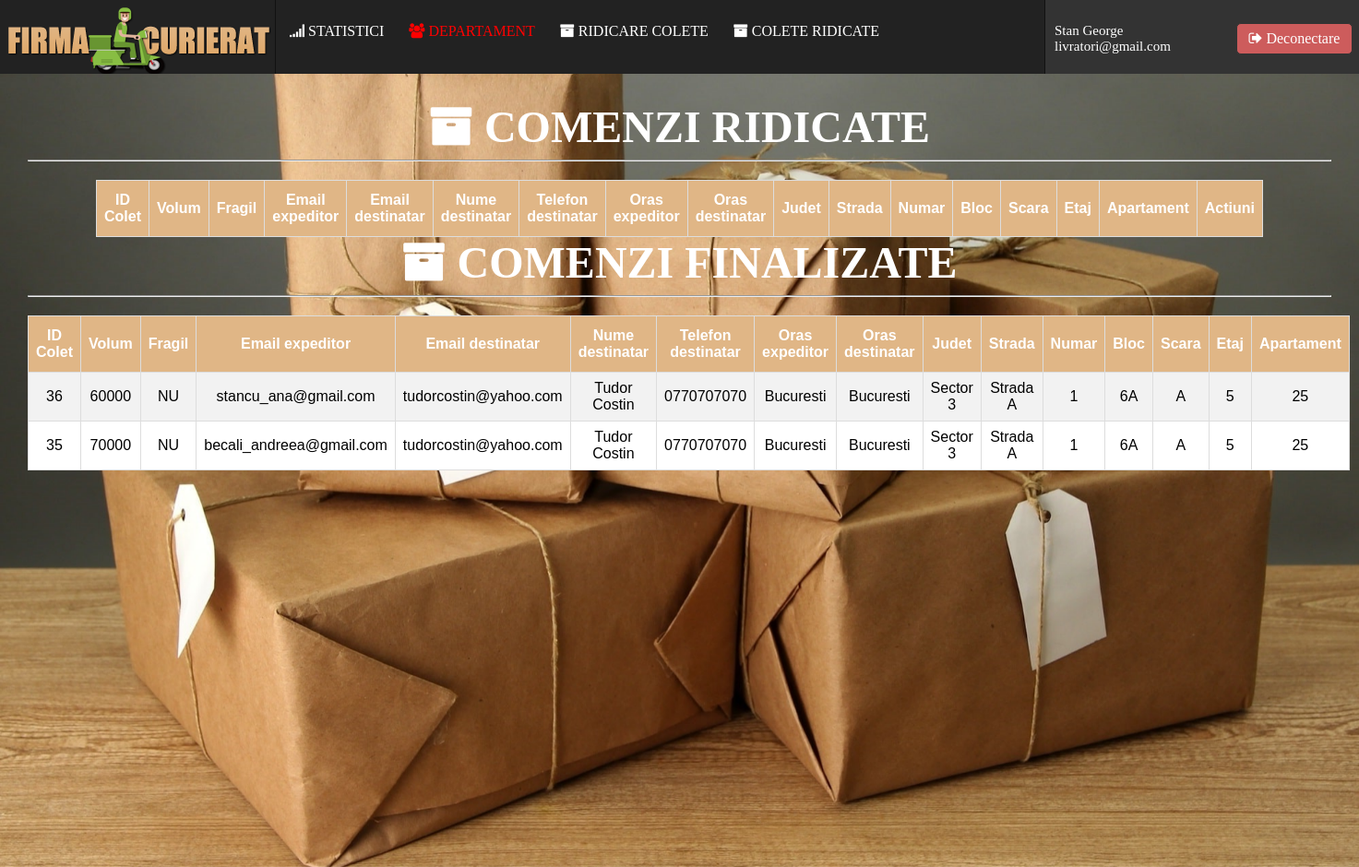
/angajati/coleteridicate.php (signed in), run on the app's committed database.
### tables this page shows
CREATE TABLE IF NOT EXISTS `angajati` (
  `AngajatID` int(11) NOT NULL AUTO_INCREMENT,
  `DepartamentID` int(11) DEFAULT NULL,
  `Email` varchar(64) NOT NULL,
  `Parola` varchar(256) NOT NULL,
  `Nume` varchar(20) NOT NULL,
  `Prenume` varchar(20) NOT NULL,
  `CNP` varchar(13) NOT NULL,
  `Telefon` varchar(12) NOT NULL,
  `Sex` char(1) NOT NULL,
  PRIMARY KEY (`AngajatID`),
  KEY `FK_DepartamentAngajat` (`DepartamentID`)
);

CREATE TABLE IF NOT EXISTS `colete` (
  `ColetID` int(11) NOT NULL AUTO_INCREMENT,
  `ExpeditorID` int(11) NOT NULL,
  `DestinatarID` int(11) NOT NULL,
  `ColectorID` int(11) DEFAULT NULL,
  `LivratorID` int(11) DEFAULT NULL,
  `Volum` int(11) NOT NULL,
  `Status` int(11) NOT NULL,
  `Mesaj` varchar(512) NOT NULL,
  `Timestamp` int(11) NOT NULL,
  `CostLivrare` float NOT NULL,
  PRIMARY KEY (`ColetID`),
  KEY `FK_Expeditor` (`ExpeditorID`),
  KEY `FK_Destinatar` (`DestinatarID`),
  KEY `FK_Colector` (`ColectorID`),
  KEY `FK_Livrator` (`LivratorID`)
);

CREATE TABLE IF NOT EXISTS `clienti` (
  `ClientID` int(11) NOT NULL AUTO_INCREMENT,
  `Email` varchar(64) NOT NULL,
  `Parola` varchar(256) DEFAULT NULL,
  `Telefon` varchar(12) DEFAULT NULL,
  `Nume` varchar(20) DEFAULT NULL,
  `Prenume` varchar(20) DEFAULT NULL,
  `Sex` char(1) DEFAULT NULL,
  `DataNasterii` datetime DEFAULT NULL,
  `Oras` varchar(20) DEFAULT NULL,
  `Judet` varchar(20) DEFAULT NULL,
  `Strada` varchar(40) DEFAULT NULL,
  `Numar` int(11) DEFAULT NULL,
  `Bloc` varchar(6) DEFAULT NULL,
  `Scara` varchar(6) DEFAULT NULL,
  `Etaj` int(11) DEFAULT NULL,
  `Apartament` int(11) DEFAULT NULL,
  `CodPostal` varchar(10) DEFAULT NULL,
  `CodAfiliat` varchar(20) DEFAULT NULL,
  `AfiliatID` int(11) DEFAULT NULL,
  `ContActivat` char(1) NOT NULL,
  PRIMARY KEY (`ClientID`),
  UNIQUE KEY `Email` (`Email`) USING BTREE,
  UNIQUE KEY `Telefon` (`Telefon`) USING BTREE,
  KEY `FK_AfiliatID` (`AfiliatID`)
);

### angajati/coleteridicate.php (the view, shortened to what this page needs)
<?php
require_once("includes/Header.php");
?>
<font face="Trebuchet MS" size="7" color="white"><b><span class="fa fa-archive"></span> COMENZI RIDICATE</b></font><hr>
<table id="comenzi">
  <tr>
    <th style="text-align:center;">ID Colet</th>
	<th style="text-align:center;">Volum</th>
	<th style="text-align:center;">Fragil</th>
	<th style="text-align:center;">Email expeditor</th>
	<th style="text-align:center;">Email destinatar</th>
	<th style="text-align:center;">Nume destinatar</th>
	<th style="text-align:center;">Telefon destinatar</th>
	<th style="text-align:center;">Oras expeditor</th>
	<th style="text-align:center;">Oras destinatar</th>
	<th style="text-align:center;">Judet</th>
	<th style="text-align:center;">Strada</th>
	<th style="text-align:center;">Numar</th>
	<th style="text-align:center;">Bloc</th>
	<th style="text-align:center;">Scara</th>
	<th style="text-align:center;">Etaj</th>
	<th style="text-align:center;">Apartament</th>
	<th style="text-align:center;">Actiuni</th>
  </tr>
<?php
mysqli_next_result($DB);
?>
</table>
<font face="Trebuchet MS" size="7" color="white"><b><span class="fa fa-archive"></span> COMENZI FINALIZATE</b></font><hr>
<table id="comenzi">
  <tr>
    <th style="text-align:center;">ID Colet</th>
	<th style="text-align:center;">Volum</th>
	<th style="text-align:center;">Fragil</th>
	<th style="text-align:center;">Email expeditor</th>
	<th style="text-align:center;">Email destinatar</th>
	<th style="text-align:center;">Nume destinatar</th>
	<th style="text-align:center;">Telefon destinatar</th>
	<th style="text-align:center;">Oras expeditor</th>
	<th style="text-align:center;">Oras destinatar</th>
	<th style="text-align:center;">Judet</th>
	<th style="text-align:center;">Strada</th>
	<th style="text-align:center;">Numar</th>
	<th style="text-align:center;">Bloc</th>
	<th style="text-align:center;">Scara</th>
	<th style="text-align:center;">Etaj</th>
	<th style="text-align:center;">Apartament</th>
  </tr>
<?php
$query = 'CALL ComenziFinalizate_Livratori(' . $_SESSION['AngajatID'] . ');';
$res = mysqli_query($DB, $query);
while($user = mysqli_fetch_array($res)){
?>
  <tr>
	<td><?=$user['ColetID'];?></td>
	<td><?=$user['Volum'];?></td>
	<td><?php
		if($user['Fragil'] > 0) echo "DA";
		else echo "NU";?></td>
	<td><?=$user['EmailExpeditor'];?></td>
	<td><?=$user['EmailDestinatar'];?></td>
    <td><?php echo $user['Nume'] . ' ' . $user['Prenume'];?></td>
    <td><?=$user['Telefon'];?></td>
	<td><?=$user['OrasEXP'];?></td>
	<td><?=$user['OrasDEST'];?></td>
	<td><?=$user['Judet'];?></td>
	<td><?=$user['Strada'];?></td>
	<td><?=$user['Numar'];?></td>
    <td><?=$user['Bloc'];?></td>
    <td><?=$user['Scara'];?></td>
    <td><?=$user['Etaj'];?></td>
    <td><?=$user['Apartament'];?></td>
  </tr>
<?php } ?>
</table>

### angajati/includes/Header.php (shortened to what this page needs)
<?php
require_once("includes/Config.php");
if(isset($_SESSION['AngajatID'])){
			$query = 'CALL GetAngajatData(' . $_SESSION['AngajatID'] . ');';
			$result = mysqli_query($DB, $query);
			mysqli_next_result($DB);
			$user = mysqli_fetch_array($result, MYSQLI_ASSOC);
}
else{
	Header('Location: login.php');
}
?>
<head>
	<link rel="stylesheet" href="https://maxcdn.bootstrapcdn.com/font-awesome/4.5.0/css/font-awesome.min.css">
</head>
<body>
	<div class="banner">
	<img src="images/logo.png" alt="LOGO">
	</div>
	<div class="userinfo">
		<div class="userinfoContent">
			<?php
				echo $user['Nume'] . ' ' . $user['Prenume'] . '<br>';
				echo $user['Email'] . '<br>';
			?>
		</div>
		<div class="logoutdiv">
             <a href="?logout">
                  <span class="fa fa-sign-out" style="display:inline;">  </span>Deconectare
              </a>
		</div>
	</div>
	<div class="menu">
	<a href="statistici.php"><span class="fa fa-signal"></span> STATISTICI</a>
	<?php
		$qr = 'SELECT EsteManager(' . $_SESSION['AngajatID'] . ');';
		$qr_res = mysqli_query($DB, $qr);
		$manager = mysqli_fetch_array($qr_res, MYSQLI_BOTH);
		if($manager[0] == 'DA'){
	?>
		<a href="manager.php"><font color="red"><span class="fa fa-users"></span> DEPARTAMENT</font></a>
	<?php }
		if($user['DepartamentID'] == 1){ ?>
	<a href="adaugaangajat.php"><span class="fa fa-plus"></span> ADAUGA UN ANGAJAT</a>
	<a href="angajati.php"><span class="fa fa-cogs"></span> CONTURI ANGAJATI</a>
	<a href="clienti.php"><span class="fa fa-cogs"></span> CONTURI CLIENTI</a>
	<a href="orase.php"><span class="fa fa-cogs"></span> ORASE</a>
	<?php }else if($user['DepartamentID'] == 2){ ?>
		<a href="crearepromotii.php"><span class="fa fa-star"></span> CREARE PROMOTII</a>
		<a href="atribuirepromotii.php"><span class="fa fa-star"></span> ATRIBUIRE PROMOTII</a>
	<?php }else if($user['DepartamentID'] == 3){ ?>
		<a href="preluarecomenzi.php"><span class="fa fa-archive"></span> PRELUARE COMENZI</a>
		<a href="coletepreluate.php"><span class="fa fa-archive"></span> COLETE PRELUATE</a>
	<?php }else if($user['DepartamentID'] == 4){ ?>
		<a href="ridicarecolet.php"><span class="fa fa-archive"></span> RIDICARE COLETE </a>
		<a href="coleteridicate.php"><span class="fa fa-archive"></span> COLETE RIDICATE</a>
	<?php } ?>
	</div>
	<div class="pagecontent"><center>

### angajati/includes/Header.php (style rules this page uses)
.menu { z-index:100; overflow: hidden; background-color: #222; border-left: 1px solid #111; border-right: 1px solid #111; position: fixed; top: 0; width: -moz-calc(100% - 640px); width: -webkit-calc(100% - 640px); width: -o-calc(100% - 640px); width: calc(100% - 640px); right:340px; height:55px; white-space: nowrap; padding-top:25px; }
.menu a { margin: 8px; padding-top:35px; font-family: Verdana; font-size:16px; transition:0.6s; margin-left:15px; }
.banner { background-color:#222; height: 80px; overflow: hidden; position: fixed; top: 0px; left:0; z-index:100; width: 300px; cursor: pointer; }
.userinfo { background-color:#333; height: 80px; overflow: hidden; position: fixed; top: 0px; right:0; z-index:100; width: 340px; text-align:left; }
.userinfoContent { padding:10px; font-family: Trebuchet MS; font-size:15; color:white; margin-top:15px; }
.pagecontent { margin-top:80px; background: url('images/background.jpg') no-repeat center; background-size: cover; background-attachment: fixed; min-height:100%; padding:30px; }
.logoutdiv { background-color: indianred; width: 110px; float:right; padding:7px; cursor:pointer; text-align:center; position:fixed; top:25px; right:7px; font-family: Trebuchet MS; border-radius:5px; border:1px solid #333; transition:0.6s; }
body { margin: 0; padding: 0; }
a { text-decoration:none; color: white; }

### angajati/coleteridicate.php (style rules this page uses)
#comenzi { font-family: Arial, Helvetica, sans-serif; border-collapse: collapse; width: 70%; text-align:center; margin-top:20px; }
#comenzi td, #comenzi th { border: 1px solid #ddd; padding: 8px; }
#comenzi tr:nth-child(even) { background-color: #f2f2f2; }
#comenzi tr:nth-child(odd) { background-color: white; }
#comenzi th { padding-top: 12px; padding-bottom: 12px; text-align: left; background-color: #E0B686; color: white; }

### data on the page
angajati: Nume "Stan", Prenume "George", Email "livratori@gmail.com"
colete: ColetID "36", Volum "60000", clienti.Email "stancu_ana@gmail.com", clienti.Email "tudorcostin@yahoo.com", clienti.Nume "Tudor", clienti.Prenume "Costin", clienti.Telefon "0770707070", clienti.Oras "Bucuresti", clienti.Judet "Sector 3", clienti.Strada "Strada A", clienti.Numar "1", clienti.Bloc "6A", clienti.Scara "A", clienti.Etaj "5", clienti.Apartament "25"
colete: ColetID "35", Volum "70000", clienti.Email "becali_andreea@gmail.com", clienti.Email "tudorcostin@yahoo.com", clienti.Nume "Tudor", clienti.Prenume "Costin", clienti.Telefon "0770707070", clienti.Oras "Bucuresti", clienti.Judet "Sector 3", clienti.Strada "Strada A", clienti.Numar "1", clienti.Bloc "6A", clienti.Scara "A", clienti.Etaj "5", clienti.Apartament "25"
